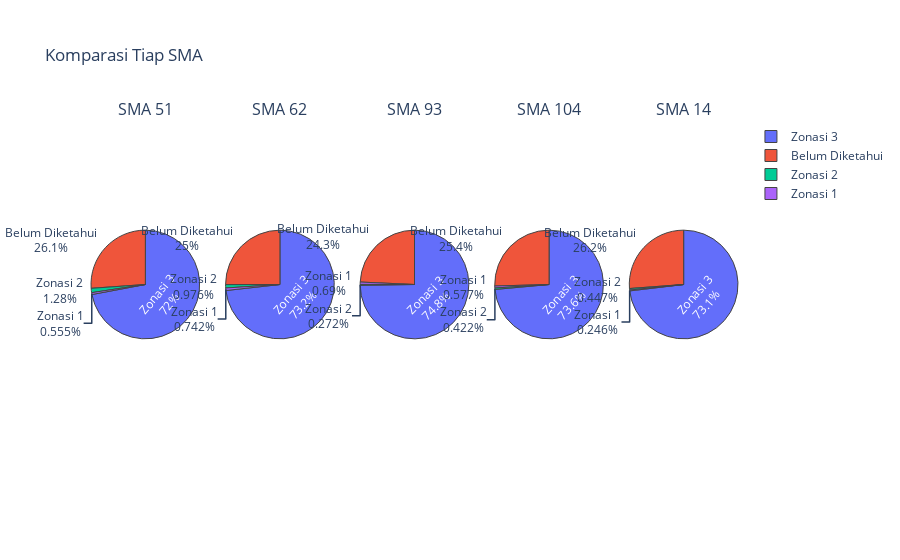

Write notebook code for a chart like this one.
### Markdown cell above
# 7. Visualisasi Data

### Code cell
status_51 = df_51['Status Zonasi'].value_counts()
status_62 = df_62['Status Zonasi'].value_counts()
status_93 = df_93['Status Zonasi'].value_counts()
status_104= df_104['Status Zonasi'].value_counts()
status_14 = df_14['Status Zonasi'].value_counts()

labels_51 = status_51.index
labels_62 = status_62.index
labels_93 = status_93.index
labels_104= status_104.index
labels_14 = status_14.index

values_51 = status_51.values
values_62 = status_62.values
values_93 = status_93.values
values_104= status_104.values
values_14 = status_14.values

#colors = ['gold', 'mediumturquoise', 'darkorange', 'lightgreen']

fig = make_subplots(rows=1, cols=5, subplot_titles=['SMA 51', 'SMA 62', 'SMA 93', 'SMA 104', 'SMA 14'], specs=[[{'type':'domain'}, {'type':'domain'}, {'type':'domain'}, {'type':'domain'}, {'type':'domain'}]])
fig.add_trace(go.Pie(labels=labels_51, values=values_51, name='SMA 51',  marker_line_width=1, textinfo='label+percent'), row=1, col=1)
fig.add_trace(go.Pie(labels=labels_62, values=values_62, name='SMA 62',  marker_line_width=1, textinfo='label+percent'), row=1, col=2)
fig.add_trace(go.Pie(labels=labels_93, values=values_93, name="SMA 93", marker_line_width=1, textinfo='label+percent'), row=1, col=3)
fig.add_trace(go.Pie(labels=labels_104, values=values_104, name="SMA 104", marker_line_width=1, textinfo='label+percent'), row=1, col=4)
fig.add_trace(go.Pie(labels=labels_14, values=values_14, name="SMA 14",  marker_line_width=1, textinfo='label+percent'), row=1, col=5)


fig.update_layout(title_text='Komparasi Tiap SMA')

fig.show()

### Figure 1 — Plotly figure (JSON) as saved in the notebook; plotly's stock layout.template omitted (floating-point values rounded to 4 significant figures)
{"data": [{"domain": {"x": [0, 0.168], "y": [0, 1]}, "labels": ["Zonasi 3", "Belum Diketahui", "Zonasi 2", "Zonasi 1"], "marker": {"line": {"width": 1}}, "name": "SMA 51", "textinfo": "label+percent", "type": "pie", "values": [2595, 941, 46, 20]}, {"domain": {"x": [0.208, 0.376], "y": [0, 1]}, "labels": ["Zonasi 3", "Belum Diketahui", "Zonasi 2", "Zonasi 1"], "marker": {"line": {"width": 1}}, "name": "SMA 62", "textinfo": "label+percent", "type": "pie", "values": [3453, 1181, 46, 35]}, {"domain": {"x": [0.416, 0.584], "y": [0, 1]}, "labels": ["Zonasi 3", "Belum Diketahui", "Zonasi 1", "Zonasi 2"], "marker": {"line": {"width": 1}}, "name": "SMA 93", "textinfo": "label+percent", "type": "pie", "values": [3575, 1161, 33, 13]}, {"domain": {"x": [0.624, 0.792], "y": [0, 1]}, "labels": ["Zonasi 3", "Belum Diketahui", "Zonasi 1", "Zonasi 2"], "marker": {"line": {"width": 1}}, "name": "SMA 104", "textinfo": "label+percent", "type": "pie", "values": [3312, 1146, 26, 19]}, {"domain": {"x": [0.832, 1], "y": [0, 1]}, "labels": ["Zonasi 3", "Belum Diketahui", "Zonasi 2", "Zonasi 1"], "marker": {"line": {"width": 1}}, "name": "SMA 14", "textinfo": "label+percent", "type": "pie", "values": [3273, 1172, 20, 11]}], "layout": {"annotations": [{"font": {"size": 16}, "showarrow": false, "text": "SMA 51", "x": 0.084, "xanchor": "center", "xref": "paper", "y": 1, "yanchor": "bottom", "yref": "paper"}, {"font": {"size": 16}, "showarrow": false, "text": "SMA 62", "x": 0.292, "xanchor": "center", "xref": "paper", "y": 1, "yanchor": "bottom", "yref": "paper"}, {"font": {"size": 16}, "showarrow": false, "text": "SMA 93", "x": 0.5, "xanchor": "center", "xref": "paper", "y": 1, "yanchor": "bottom", "yref": "paper"}, {"font": {"size": 16}, "showarrow": false, "text": "SMA 104", "x": 0.708, "xanchor": "center", "xref": "paper", "y": 1, "yanchor": "bottom", "yref": "paper"}, {"font": {"size": 16}, "showarrow": false, "text": "SMA 14", "x": 0.916, "xanchor": "center", "xref": "paper", "y": 1, "yanchor": "bottom", "yref": "paper"}], "autosize": true, "title": {"text": "Komparasi Tiap SMA"}}}
